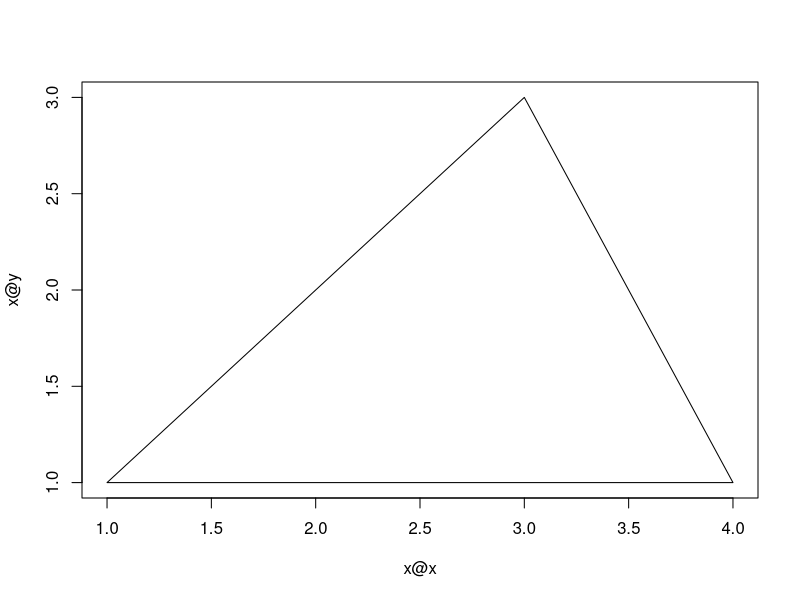

R code for this plot:
setMethod("plot", "polygon",
          function(x, y, ...) {
            plot(x@x, x@y, type = "n", ...)
            xp <- c(x@x, x@x[1])
            yp <- c(x@y, x@y[1])
            lines(xp, yp)
          })
##
setClass("polygon",
         representation(x = "numeric",
                        y = "numeric"))
##
setMethod("plot", "polygon",
          function(x, y, ...) {
            plot(x@x, x@y, type = "n", ...)
            xp <- c(x@x, x@x[1])
            yp <- c(x@y, x@y[1])
            lines(xp, yp)
          })

p <- new("polygon", x = c(1, 2, 3, 4), y = c(1, 2, 3, 1))
plot(p)
